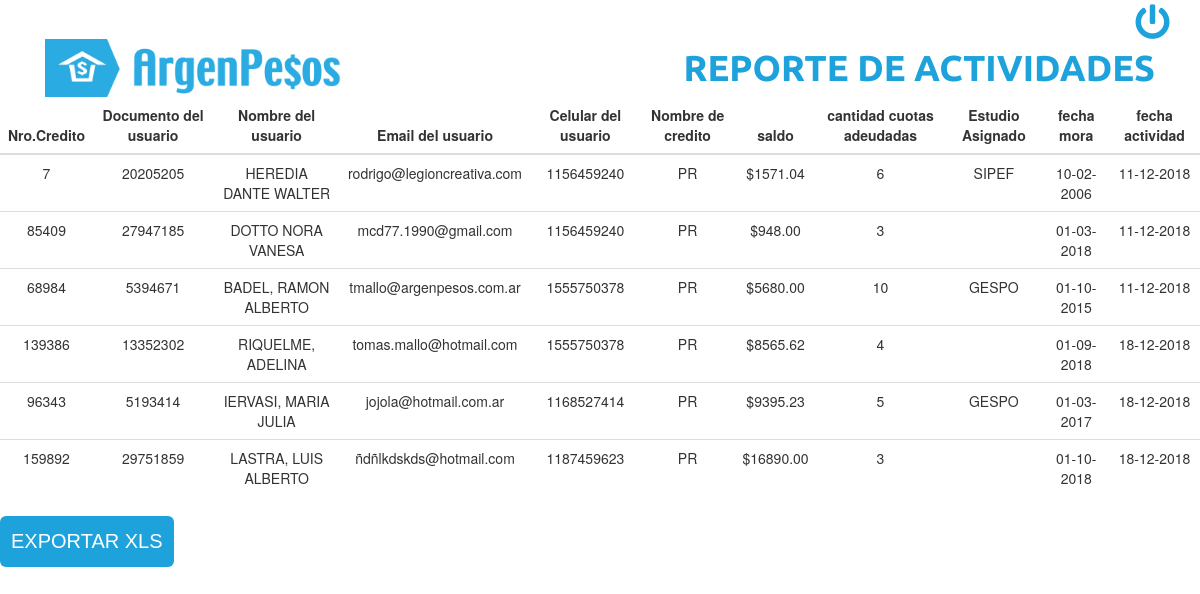
The page /Admin/reportes.php (signed in) on the database its author committed.
### tables this page shows
CREATE TABLE `reporte` (
  `id` int(11) NOT NULL,
  `nro_credito` int(200) NOT NULL,
  `documento_usuario` int(200) NOT NULL,
  `nombre_usuario` varchar(200) NOT NULL,
  `email_usuario` varchar(200) NOT NULL,
  `telefono_usuario` int(200) NOT NULL,
  `estudio_asignado` text NOT NULL,
  `telefono_estudio_asignado` int(20) NOT NULL,
  `nombre_deuda` char(20) NOT NULL,
  `saldo` decimal(10,2) NOT NULL,
  `cantidad_cuotas_adeudadas` int(11) NOT NULL,
  `fecha_mora` date NOT NULL,
  `fecha_actividad` date NOT NULL
);

### Admin/Clases/BaseDatos.php (called while the page is built, shortened)
<?php
require_once("Registro.php");
class BaseDatos{
	public $base='argendeuda';
	public $servidor='localhost';
	public $usuario="root";
	public $password;
	public $conexion;
	public function __construct(){
		$this->conexion=mysqli_connect($this->servidor,$this->usuario,$this->password,$this->base) or die ("No se ha podido establecer conexion con la base de datos");
		$this->mysqli=new mysqli($this->servidor, $this->usuario,$this->password, $this->base);
	}
	public function consultarReportes(){
			$sql="SELECT *
					FROM reporte
					";
			$consulta=mysqli_query($this->conexion,$sql);
	}
}
?>

### Admin/Clases/Registro.php (called while the page is built, shortened)
<?php
	class Registro{
	public function __construct($nombreUsuario,$documento,$emailUsuario,$telefonoUsuario,$nroCredito,$nombreCredito,$saldo,$cuotasAdeudadas,$nombreEstudioAsignado,$fechaMora,$fechaActividad){
		$this->nombreUsuario=$nombreUsuario;
		$this->documento=$documento;
		$this->emailUsuario=$emailUsuario;
		$this->telefonoUsuario=$telefonoUsuario;
		$this->nroCredito=$nroCredito;
		$this->nombreCredito=$nombreCredito;
		$this->saldo=$saldo;
		$this->cuotasAdeudadas=$cuotasAdeudadas;
		$this->nombreEstudioAsignado=$nombreEstudioAsignado;
		$this->fechaMora=$fechaMora;
		$this->fechaActividad=$fechaActividad;
	}
}
 ?>

### Admin/reportes.php (the view, shortened to what this page needs)
<?php
require_once("Clases/BaseDatos.php");
$bd  = new BaseDatos();
$bd->consultarReportes();
 ?>
<?php include("inc/head.php") ?>
</head>
<body>
<header>
	<div class="row cerrar-sesion-row">
		<div class="container">
			<a href="index.php?session=0" style="float:right"><i class="fas fa-power-off"></i></a>
		</div>
	</div>
	<div class="row">
		<div class="container">
			<div class="col-lg-4">
				<img src="img/logo.png" alt="Argenpesos" width="300">
			</div>
			<div class="col-lg-8">
				<h1>REPORTE DE ACTIVIDADES</h1>
			</div>
		</div>
	</div>
</header>
	<div class="row">
		<div class="container-fluid">
			<table class="table">
				<thead>
					<tr>
						<th class="text-center">Nro.Credito</th>
						<th class="text-center">Documento del usuario</th>
						<th class="text-center">Nombre del usuario</th>
						<th class="text-center">Email del usuario</th>
						<th class="text-center">Celular del usuario</th>
						<th class="text-center">Nombre de credito</th>
						<th class="text-center">saldo</th>
						<th class="text-center">cantidad cuotas adeudadas</th>
						<th class="text-center">Estudio Asignado</th>
						<th class="text-center">fecha mora</th>
						<th class="text-center">fecha actividad</th>
					</tr>
				</thead>
				<tbody>
					<?php foreach ($bd->registros as $registro):?>
						<tr>
							<td class="text-center"><?php echo $registro->nroCredito ?></td>
							<td class="text-center"><?php echo $registro->documento ?></td>
							<td class="text-center"><?php echo $registro->nombreUsuario ?></td>
							<td class="text-center"><?php echo $registro->emailUsuario ?></td>
							<td class="text-center"><?php echo $registro->telefonoUsuario ?></td>
							<td class="text-center"><?php echo $registro->nombreCredito ?></td>
							<td class="text-center">$<?php echo $registro->saldo ?></td>
							<td class="text-center"><?php echo $registro->cuotasAdeudadas ?></td>
							<td class="text-center"><?php echo $registro->nombreEstudioAsignado ?></td>
							<td class="text-center"><?php echo date('d-m-Y',strtotime($registro->fechaMora)) ?></td>
							<td class="text-center"><?php echo date('d-m-Y',strtotime($registro->fechaActividad)) ?></td>
						</tr>
					<?php  endforeach;?>
				</tbody>
		</table>
		<a href="exportarXLS.php" class="btn">EXPORTAR XLS</a>
		</div>
	</div>
</body>
</html>

### Admin/inc/head.php (shortened to what this page needs)
<!DOCTYPE html>
<html lang="en">
<head>
	<link rel="stylesheet" href="bootstrap-3.3.7-dist/css/bootstrap.min.css">
	<link rel="stylesheet" href="estilos/estilos.css">
	<link rel="stylesheet" href="https://cdnjs.cloudflare.com/ajax/libs/font-awesome/4.7.0/css/font-awesome.min.css">
	<link rel="stylesheet" href="https://use.fontawesome.com/releases/v5.0.9/css/all.css">

### Admin/estilos/estilos.css (style rules this page uses)
.fa-power-off { font-size: 35px; color:#1DA2DC; transition:color 0.5s; }
.cerrar-sesion-row { padding-top:4px; }
h1 { float:right; margin:0; margin-top: 9px; color: #1DA2DC; font-family: ubuntu-bold; }
.btn { background-color: #1DA2DC; border-radius: 6px; color: white; padding: 10px; font-family: helvetica; font-size: 2rem; }

### rows shown on the page
reporte: nro_credito "7", documento_usuario "20205205", nombre_usuario "HEREDIA DANTE WALTER", email_usuario "rodrigo@legioncreativa.com", telefono_usuario "1156459240", nombre_deuda "PR", saldo "1571.04", cantidad_cuotas_adeudadas "6", estudio_asignado "SIPEF", fecha_mora "10-02-2006", fecha_actividad "11-12-2018"
reporte: nro_credito "85409", documento_usuario "27947185", nombre_usuario "DOTTO NORA VANESA", email_usuario "mcd77.1990@gmail.com", telefono_usuario "1156459240", nombre_deuda "PR", saldo "948.00", cantidad_cuotas_adeudadas "3", fecha_mora "01-03-2018", fecha_actividad "11-12-2018"
reporte: nro_credito "68984", documento_usuario "5394671", nombre_usuario "BADEL, RAMON ALBERTO", email_usuario "tmallo@argenpesos.com.ar", telefono_usuario "1555750378", nombre_deuda "PR", saldo "5680.00", cantidad_cuotas_adeudadas "10", estudio_asignado "GESPO", fecha_mora "01-10-2015", fecha_actividad "11-12-2018"
reporte: nro_credito "139386", documento_usuario "13352302", nombre_usuario "RIQUELME, ADELINA", email_usuario "tomas.mallo@hotmail.com", telefono_usuario "1555750378", nombre_deuda "PR", saldo "8565.62", cantidad_cuotas_adeudadas "4", fecha_mora "01-09-2018", fecha_actividad "18-12-2018"
reporte: nro_credito "96343", documento_usuario "5193414", nombre_usuario "IERVASI, MARIA JULIA", email_usuario "jojola@hotmail.com.ar", telefono_usuario "1168527414", nombre_deuda "PR", saldo "9395.23", cantidad_cuotas_adeudadas "5", estudio_asignado "GESPO", fecha_mora "01-03-2017", fecha_actividad "18-12-2018"
reporte: nro_credito "159892", documento_usuario "29751859", nombre_usuario "LASTRA, LUIS ALBERTO", email_usuario "ñdñlkdskds@hotmail.com", telefono_usuario "1187459623", nombre_deuda "PR", saldo "16890.00", cantidad_cuotas_adeudadas "3", fecha_mora "01-10-2018", fecha_actividad "18-12-2018"
